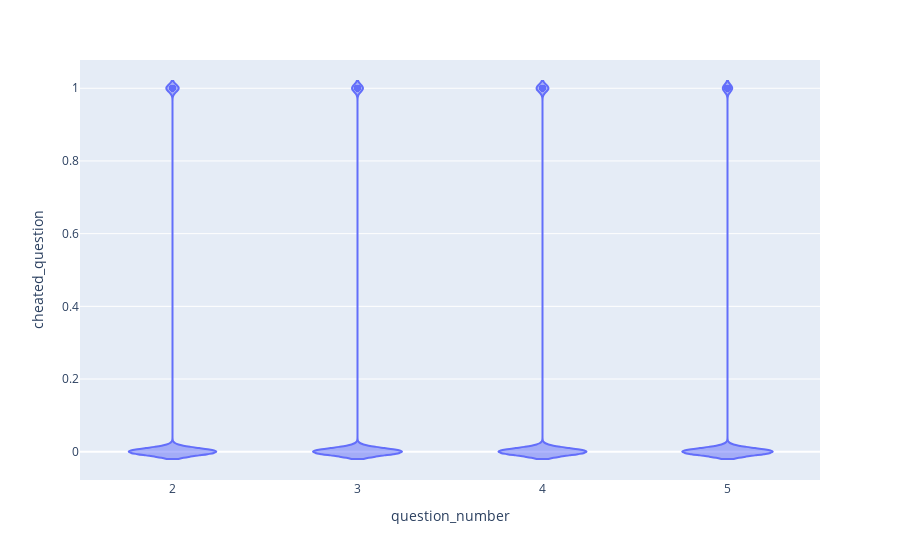

Source (notebook cell):
### Code cell
fig = px.violin(raw_df, x='question_number', y='cheated_question')
fig.show()

### Figure 1 — Plotly figure (JSON) as saved in the notebook; plotly's stock layout.template omitted (floating-point values rounded to 4 significant figures; data arrays with more than 128 entries replaced by an {"elided": "..."} marker saying what was removed)
{"data": [{"alignmentgroup": "True", "box": {"visible": false}, "hovertemplate": "question_number=%{x}<br>cheated_question=%{y}<extra></extra>", "legendgroup": "", "marker": {"color": "#636efa"}, "name": "", "offsetgroup": "", "orientation": "v", "scalegroup": "True", "showlegend": false, "type": "violin", "x": {"elided": "3886 int values"}, "x0": " ", "xaxis": "x", "y": {"elided": "3886 int values"}, "y0": " ", "yaxis": "y"}], "layout": {"legend": {"tracegroupgap": 0}, "margin": {"t": 60}, "violinmode": "group", "xaxis": {"anchor": "y", "domain": [0, 1], "title": {"text": "question_number"}}, "yaxis": {"anchor": "x", "domain": [0, 1], "title": {"text": "cheated_question"}}}}
